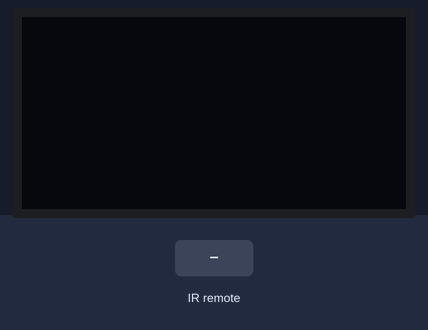
A sketch run on a simulated Arduino Uno, built with avr-gcc and run on an emulated ATmega328P. Parts: 128×64 one-colour display. The test bench sets the inputs (shaded band). The OLED is the two-colour kind (top 16 rows yellow); sleep ends after the set time or at an interrupt; what the sketch prints to the serial monitor is not drawn. At 12.4 s the program stops and its outputs stay as they are.

Above: at 2.8 s.
2.9 s: infrared code 0x1FE807F received
At 3.6 s:
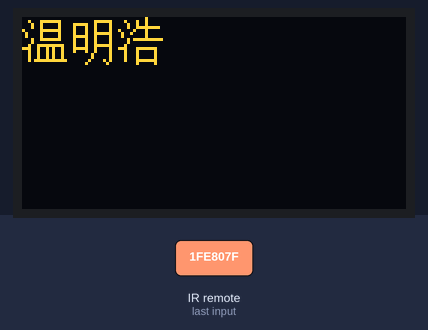
4.5 s: infrared code 0x1FE40BF received
At 5.5 s:
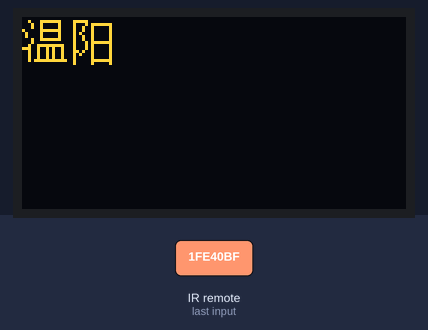
6.6 s: infrared code 0x1FEC03F received
At 7.7 s:
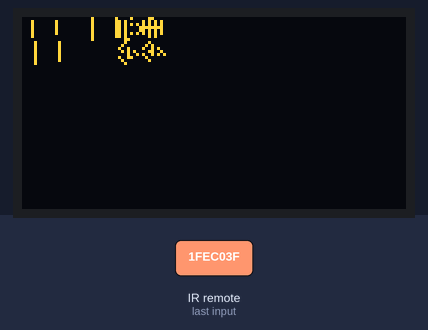
Timing chart, 0 to 9.6 s (numbered marks = the images above; inputs shaded):
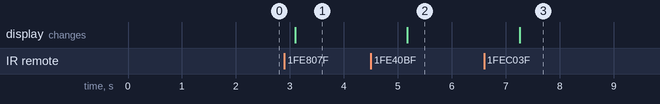

The sketch:

WifiStation.ino
```cpp
#include <avr/sleep.h>
#include <avr/power.h>
#include <IRremote.h>
#include <U8glib.h>
const unsigned char PROGMEM wen[] = {
0x00,0x00,0x23,0xF8,0x12,0x08,0x12,0x08,0x83,0xF8,0x42,0x08,0x42,0x08,0x13,0xF8,
0x10,0x00,0x27,0xFC,0xE4,0xA4,0x24,0xA4,0x24,0xA4,0x24,0xA4,0x2F,0xFE,0x00,0x00
};
const unsigned char PROGMEM ming[] = {
0x00,0x00,0x00,0xFC,0x7C,0x84,0x44,0x84,0x44,0x84,0x44,0xFC,0x7C,0x84,0x44,0x84,
0x44,0x84,0x44,0xFC,0x7C,0x84,0x44,0x84,0x01,0x04,0x01,0x04,0x02,0x14,0x04,0x08
};
const unsigned char PROGMEM hao[] = {
0x00,0x40,0x22,0x40,0x12,0x40,0x13,0xFC,0x84,0x40,0x48,0x40,0x40,0x40,0x17,0xFE,
0x10,0x00,0x20,0x00,0xE3,0xF8,0x22,0x08,0x22,0x08,0x22,0x08,0x23,0xF8,0x02,0x08
};
const unsigned char PROGMEM wenn[] = {
0x00,0x00,0x23,0xF8,0x12,0x08,0x12,0x08,0x83,0xF8,0x42,0x08,0x42,0x08,0x13,0xF8,
0x10,0x00,0x27,0xFC,0xE4,0xA4,0x24,0xA4,0x24,0xA4,0x24,0xA4,0x2F,0xFE,0x00,0x00
};
const unsigned char PROGMEM yang[] = {
0x00,0x00,0x7C,0x00,0x45,0xFC,0x49,0x04,0x49,0x04,0x51,0x04,0x49,0x04,0x49,0x04,
0x45,0xFC,0x45,0x04,0x45,0x04,0x69,0x04,0x51,0x04,0x41,0x04,0x41,0xFC,0x41,0x04
};
const unsigned char PROGMEM er[] = {
0x00,0x00,0x10,0x10,0x10,0x10,0x10,0x10,0x10,0x10,0x10,0x10,0x10,0x00,0x00,0x00,
0x08,0x08,0x08,0x08,0x08,0x08,0x08,0x08,0x08,0x08,0x08,0x08,0x08,0x08,0x08,0x00
};
const unsigned char PROGMEM yao[] = {
0x01,0x01,0x01,0x01,0x01,0x01,0x01,0x01,0x01,0x01,0x01,0x01,0x01,0x01,0x01,0x00,
0x00,0x00,0x00,0x00,0x00,0x00,0x00,0x00,0x00,0x00,0x00,0x00,0x00,0x00,0x00,0x00
};
const unsigned char PROGMEM ling[] = {
0x08,0x30,0xA0,0xAA,0xAA,0xAA,0xA1,0xFE,0xA1,0xAA,0xAA,0xAA,0xA0,0x28,0x30,0x00,
0x20,0x20,0x40,0x50,0x90,0x94,0x54,0x32,0x12,0x95,0x98,0x40,0x40,0x20,0x20,0x00
};

int RECV_PIN = 10;
IRrecv irrecv(RECV_PIN);
decode_results results;

#define INTERVAL_LCD             20             //定义OLED刷新时间间隔
unsigned long lcd_time = millis();                 //OLED刷新时间计时器
U8GLIB_SSD1306_128X64 u8g(U8G_I2C_OPT_NONE);     //设置OLED型号
//-------字体设置，大、中、小
#define setFont_L u8g.setFont(u8g_font_7x13)
#define setFont_M u8g.setFont(u8g_font_fixed_v0r)
#define setFont_S u8g.setFont(u8g_font_fixed_v0r)
#define setFont_SS u8g.setFont(u8g_font_fub25n)

int pin2 = 2;//触摸开关接D2

long previousMillis = 0;        // 存储LED最后一次的更新
long interval = 5000;           // 闪烁的时间间隔（毫秒）
unsigned long currentMillis=0;

/***************************************************
 *  函数名:        pin2Interrupt
 *  返回值:     Nothing.
 *  参数值:  None.
 *  释义: 服务pin2中断请求
 ***************************************************/
void pin2Interrupt(void) {
    /* 中断唤醒 */

    /*当中断引脚为低电平时关闭中断*/
    Serial.println("wake up!!!");
    detachInterrupt(0);
}

/***************************************************
 *  Name:        enterSleep
 *  Returns:     Nothing.
 *  Parameters:  None.
 *  Description: 进入睡眠模式.
 ***************************************************/
void enterSleep(void) {

    attachInterrupt(0, pin2Interrupt, LOW);
    delay(100);
    set_sleep_mode(SLEEP_MODE_PWR_DOWN);//控制处理器进入睡眠模式
    sleep_enable();
    sleep_mode();
    sleep_disable();
}

/***************************************************
 *  Name:        setup
 *  Returns:     Nothing.
 *  Parameters:  None.
 *  Description: Setup for the Arduino.
 ***************************************************/
void setup() {
    Serial.begin(9600);//初始化串口
    /* Setup the pin direction. */
    pinMode(pin2, INPUT);//设置端口模式为输入
    irrecv.enableIRIn(); // 启动红外解码
    Serial.println("Initialisation complete.");
}

/***************************************************
 *  Name:        loop
 *  Returns:     Nothing.
 *  Parameters:  None.
 *  Description: Main application loop.
 ***************************************************/
void loop() {
    currentMillis = millis();//读取系统计时器
    Serial.print("Awake for ");
    Serial.print(currentMillis - previousMillis, DEC);//计算清醒时间
    Serial.println(" second");
    delay(1000);

    if (irrecv.decode(&results)) {
      Serial.println(results.value, HEX);//串口打印接收的红外信息

      u8g.firstPage();//u8glib规定的写法
      do {
          setFont_L;
        u8g.setPrintPos(4, 16);//选择位置
        //u8g.print(results.value,HEX);//写入字符串
         switch(results.value){
      case 0X1FE807F:u8g.drawBitmapP(0, 0, 2, 16, wen);u8g.drawBitmapP(16, 0, 2, 16, ming);u8g.drawBitmapP(32, 0, 2, 16, hao);
      break;
      case 0X1FE40BF:u8g.drawBitmapP(0, 0, 2, 16, wenn);u8g.drawBitmapP(16, 0, 2, 16, yang);
      break;
      case 0X1FEC03F:u8g.drawBitmapP(0, 0, 2, 16, er);u8g.drawBitmapP(16, 0, 2, 16, yao);u8g.drawBitmapP(32, 0, 2, 16, ling);
      break;
      default:u8g.print("Unkown");
         }
      }while( u8g.nextPage() );//u8glib规定的写法

      irrecv.resume(); // 接收下一个值
      previousMillis = currentMillis;//存储本次循环结束时的时间点
    }

    if(currentMillis - previousMillis > interval) {//如果清醒时间大于了设置的时间
      previousMillis = currentMillis; //清零清醒时间
      Serial.println("Entering sleep");
      enterSleep();//进入睡眠
    }
  if(currentMillis<previousMillis)
    previousMillis=currentMillis=0; //如果系统计时器清0，则清0 所有计时器相关的变量。
}
```

Measured:
- after the input at 2.9 s, the display: changes after 0.20 s (image 1)
- after the input at 4.5 s, the display: changes after 0.67 s (image 2)
- after the input at 6.6 s, the display: changes after 0.66 s (image 3)
